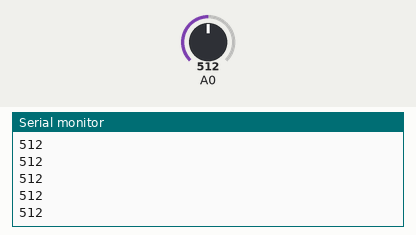
Simulated run of this sketch. Board: Arduino Uno, built with avr-gcc and run on an emulated ATmega328P. Parts: the last lines printed to the serial monitor. The test bench sets the inputs (shaded band); at power-on: A0 = 512.

Above: at 1.2 s.
1.3 s: A0 set to 716
At 1.68 s:
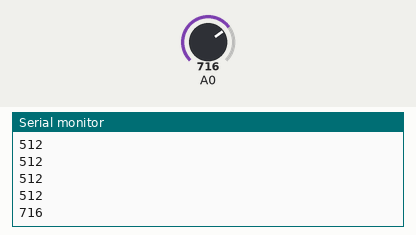
2.8 s: A0 set to 900
At 2.93 s:
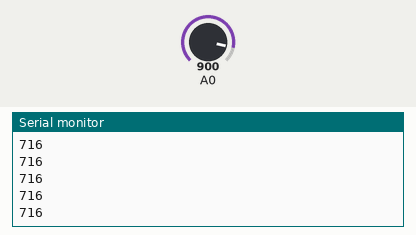
Timing chart, 0 to 5.8 s (numbered marks = the images above; inputs shaded):
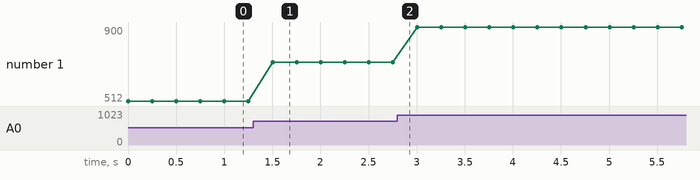

The sketch:

lir_signal_analogique.ino
```cpp
int x;

void setup() {
  Serial.begin(9600);
}

void loop() {
  x=analogRead(A0);
  Serial.println(x);
  delay(250);
}
```

Measured:
- after the input at 1.3 s, the serial monitor: prints a new line after 0.20 s (image 1)
- plotted number 1: 512 → 716 after the input at 1.3 s, 716 → 900 after the input at 2.8 s
